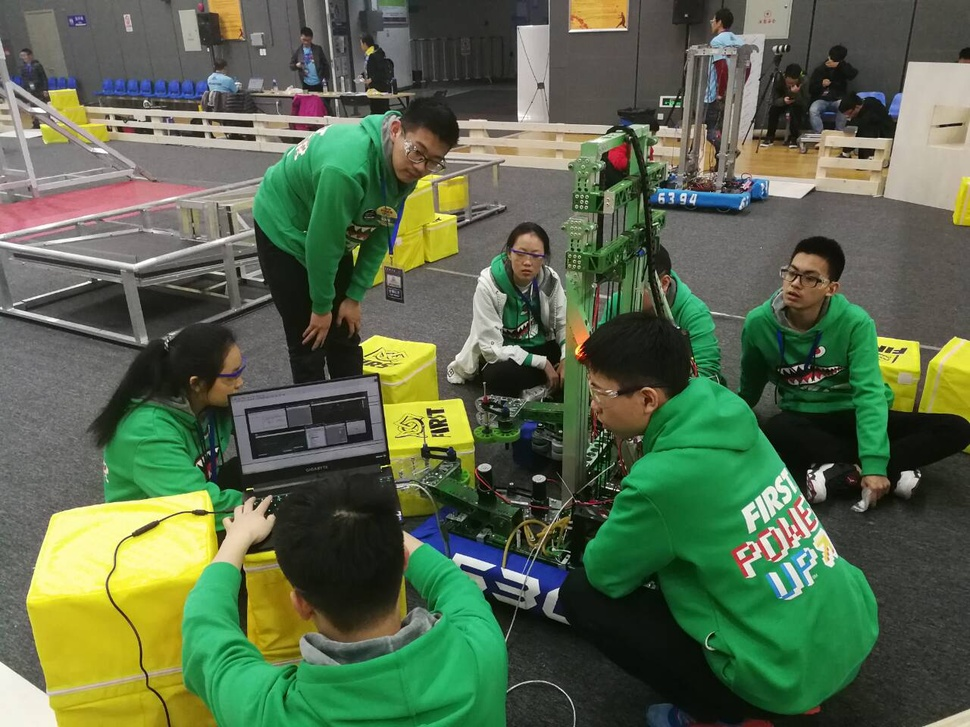
#> input picture test.jpg, 970 x 727 px, shrunk from 1280 x 960 before the run, given in place of the camera
$ python demo.py
#> lines starting #> are read from the running program, lines starting #| are printed output that depends on the picture; after the words box and inside, x2 and y2 are one past the last pixel; in counts of white or black regions, pixels touching at a corner belong together
# Create By Wu_Yuanhun (Liu Cetian)
# github @ WuYuanhun
# mail @ wu_yuanhun@qq.com
# From FRC team5308
# Demo

import cv2
import numpy as np
import __data__ as data

cap = cv2.VideoCapture(2)

ret, img = cap.read()
#> img is the input picture: shape (727, 970, 3); mean B, G, R 76, 103.9, 88.5

#save original image
cv2.imwrite('source.jpg', img)

#convert color space to HSV
HSVimg = cv2.cvtColor(img, cv2.COLOR_BGR2HSV)
#> HSVimg: shape (727, 970, 3); mean H, S, V 46.5, 88.9, 109.3

cv2.imshow('source', img)
cv2.imshow('HSV', HSVimg)

# find color in range
imgThresholded = cv2.inRange(HSVimg, (data.iMinH, data.iMinS, data.iMinV), (data.iMaxH, data.iMaxS, data.iMaxV))
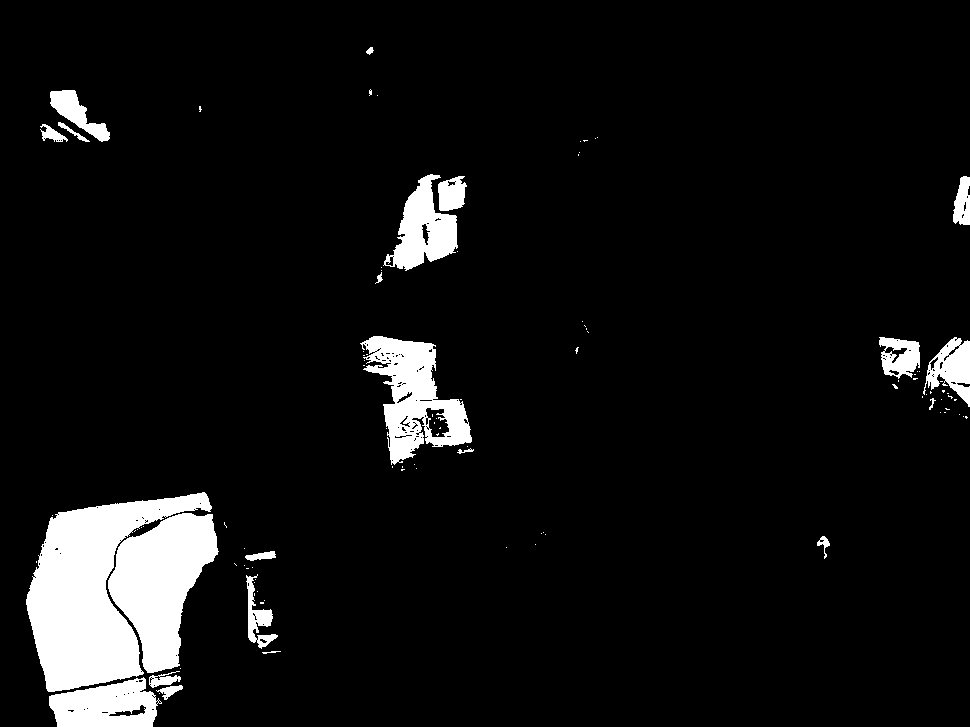
#> imgThresholded: shape (727, 970); 7% white; 103 white regions (81 under 20 px), largest, box (x1, y1, x2, y2) and area: (26, 492, 212, 692) 16928, (108, 513, 219, 673) 10151, (360, 336, 472, 465) 6613
cv2.imshow('recOrg', imgThresholded)

ele = cv2.getStructuringElement(cv2.MORPH_RECT, (3,3))

#open operation
imgThresholded = cv2.morphologyEx(imgThresholded, cv2.MORPH_CLOSE, ele)
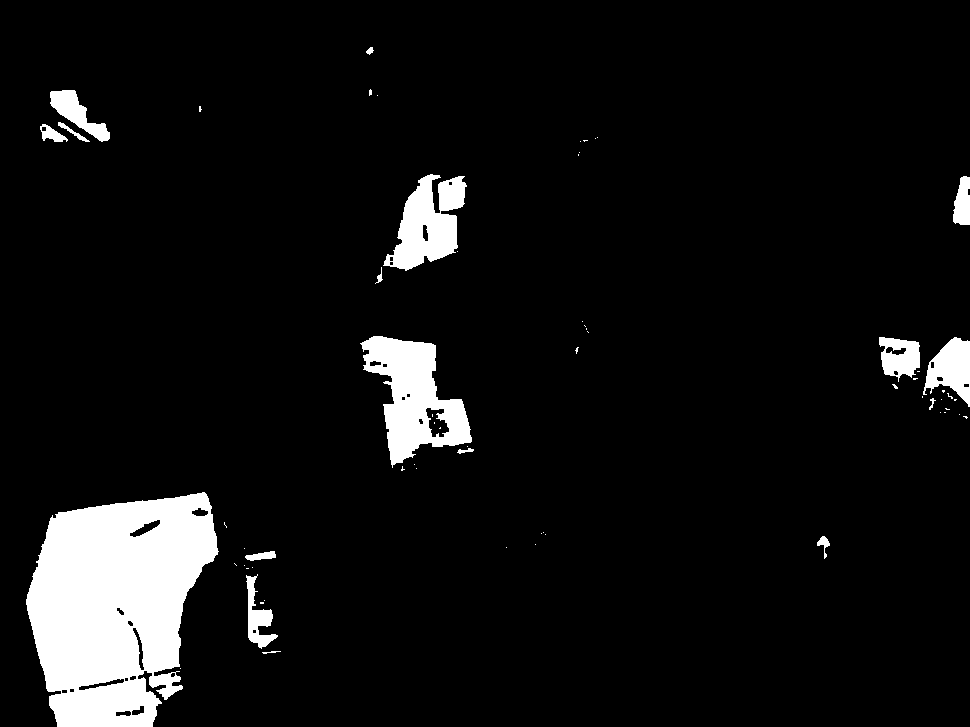
#> imgThresholded: shape (727, 970); 7.2% white; 66 white regions (49 under 20 px), largest, box (x1, y1, x2, y2) and area: (26, 492, 219, 727) 32010, (360, 336, 472, 468) 7170, (383, 174, 467, 271) 4475

#close operation
imgThresholded = cv2.morphologyEx(imgThresholded, cv2.MORPH_CLOSE, ele)

#print standard rev
cv2.imshow('OutColor', imgThresholded)

cv2.imwrite('sourceREC.jpg', imgThresholded)


cv2.waitKey(0)

# release camera and quit windows
cap.release()
cv2.destroyAllWindows()
